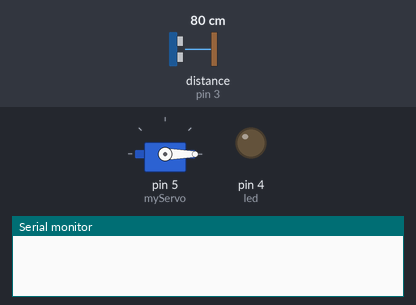
The sketch below on a simulated Arduino Uno, built with avr-gcc and run on an emulated ATmega328P. Parts: servo, output pins drawn as LEDs (lit = HIGH), the last lines printed to the serial monitor. Wiring (inferred from the names in the program): ultrasonic range finder: trigger pin 2; echo pin 3. Inputs (shaded band) come from the test bench; at power-on: distance to the obstacle (sensor on pin 3) 80 cm. The echo pulse lasts 58.3 µs per cm; pins used as bus, display or sensor lines are not drawn.

Above: at 1.2 s.
1.3 s: distance to the obstacle (sensor on pin 3) set to 18 cm
2.8 s: distance to the obstacle (sensor on pin 3) set to 14 cm
At 4.0 s:
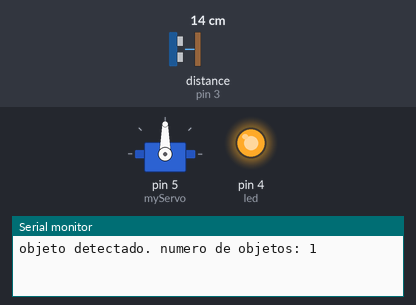
4.3 s: distance to the obstacle (sensor on pin 3) set to 35 cm
At 4.9 s:
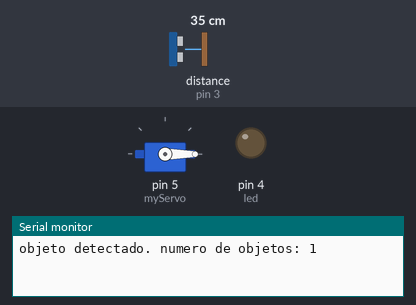
5.8 s: distance to the obstacle (sensor on pin 3) set to 2 cm
At 6.2 s:
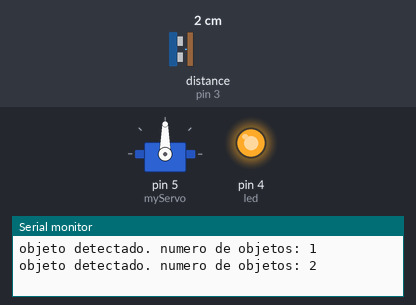
Timing chart, 0 to 8.3 s (numbered marks = the images above; inputs shaded):
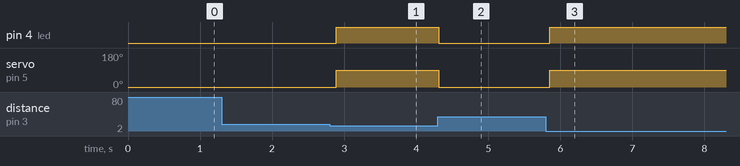

Measured:
- the behaviour switches between 16 and 15 cm on distance to the obstacle (sensor on pin 3) (found by bisection; images 0 and 1)
- after the input at 1.3 s, every drawn part: stays the same
- after the input at 2.8 s, pin 4 (led): LOW → HIGH after 0.09 s; servo on pin 5 (myServo): 0° → 90° after 0.09 s
- after the input at 4.3 s, pin 4 (led): HIGH → LOW at once; servo on pin 5 (myServo): 90° → 0° at once
- after the input at 5.8 s, pin 4 (led): LOW → HIGH after 0.05 s; servo on pin 5 (myServo): 0° → 90° after 0.05 s

The sketch:

sensorSonico.ino
```cpp
#include <Servo.h>

const int Trigger = 2; //Pin digital 2 para el Trigger del sensor
const int Echo = 3; //Pin digital 3 para el Echo del sensor
int led = 4;
int angulo=0;
Servo myServo; // Creamos un objeto Servo

void setup() {
  Serial.begin(9600);//iniciailzamos la comunicación
  pinMode(Trigger, OUTPUT); //pin como salida
  pinMode(Echo, INPUT); //pin como entrada
  pinMode(led, OUTPUT);
  digitalWrite(Trigger, LOW);//Inicializamos el pin con 0
  myServo.attach(5); // Adjuntamos el servo al pin 9
  myServo.write(angulo); // Inicializamos el servo en la posición 0 grados
}

void loop() {
  static bool objeto = false;
  static int contador = 0;
  long t; //timepo que demora en llegar el eco
  long d; //distancia en centimetros

  digitalWrite(Trigger, HIGH);
  delayMicroseconds(10);
  digitalWrite(Trigger, LOW);
  t = pulseIn(Echo, HIGH); //obtenemos el ancho del pulso
  d = t / 59; //escalamos el tiempo a una distancia en cm

  if (d < 15) {
    if (!objeto) {
      objeto = true;
      digitalWrite(led, HIGH);
      angulo=90;
      myServo.write(angulo); // Movemos el servo a la posición 90 grados
      contador++;
      Serial.println("objeto detectado. numero de objetos: " + String(contador));
    }
  } else {
    objeto = false;
    digitalWrite(led, LOW);
    angulo=0;
    myServo.write(angulo); // Volvemos el servo a la posición 0 grados
  }
  delay(100);
}
```
